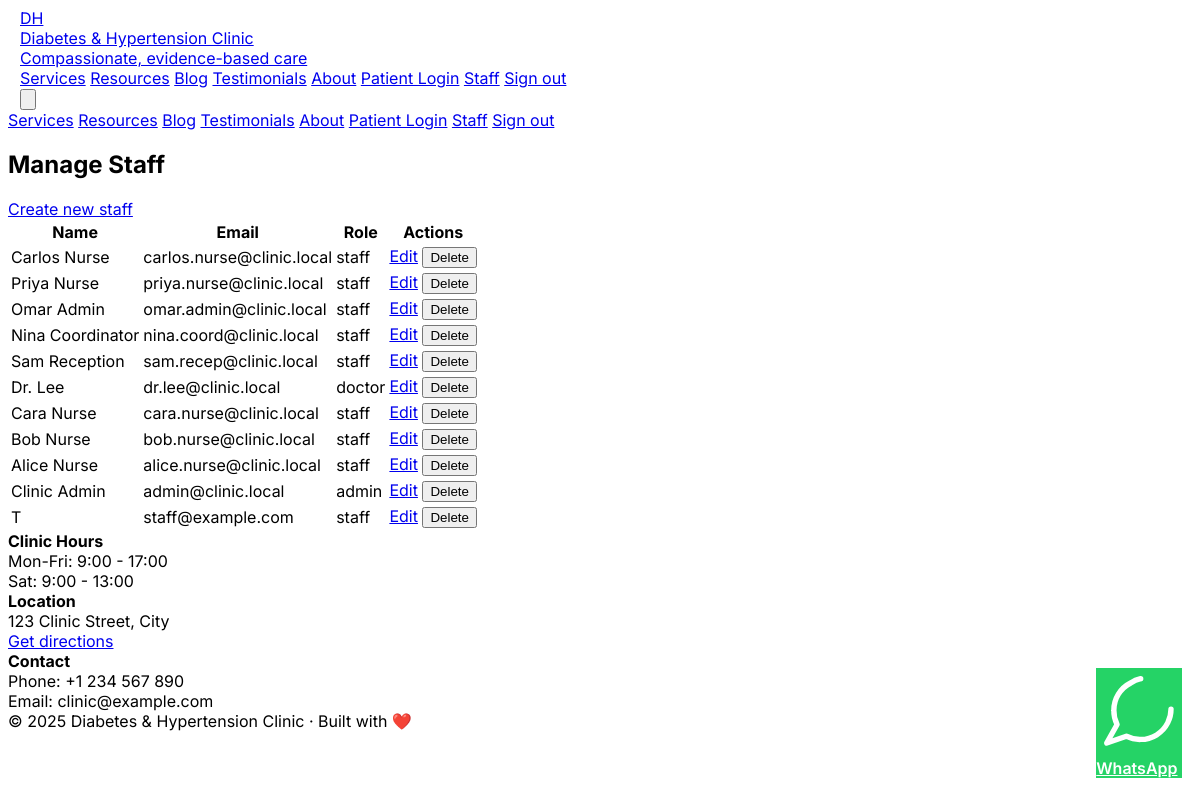
The app's page /admin/staff (signed in) with its own data.
### clinic_website/clinic_app.py (models this page shows)
class Staff(db.Model):
  id = db.Column(db.Integer, primary_key=True)
  name = db.Column(db.String(120))
  email = db.Column(db.String(120), unique=True, nullable=False)
  password_hash = db.Column(db.String(200))
  role = db.Column(db.String(40), default='staff')  # 'staff' or 'doctor' or 'admin'
  created_at = db.Column(db.DateTime, default=datetime.utcnow)

### clinic_website/clinic_app.py (the view)
@app.route('/admin/staff')
@admin_required
def admin_staff():
  staff = Staff.query.order_by(Staff.created_at.desc()).all()
  return render_template('admin_staff.html', staff=staff)

### clinic_website/clinic_app.py (called while the page is built)
@app.context_processor
def inject_common():
  phone = os.environ.get('CLINIC_PHONE', '+1234567890')
  wa_num = os.environ.get('CLINIC_WHATSAPP', phone)
  wa_clean = ''.join([c for c in wa_num if c.isdigit()])
  return {
    'now': datetime.utcnow(),
    'doctor_name': os.environ.get('DOCTOR_NAME', 'Amit Patel, MD'),
    'doctor_bio': os.environ.get('DOCTOR_BIO', 'My mission is to help patients live healthy lives with diabetes and hypertension...'),
    'doctor_title': os.environ.get('DOCTOR_TITLE', 'Endocrinologist & Hypertension Specialist'),
    'clinic_phone': phone,
    'clinic_whatsapp': wa_clean,
    'clinic_email': os.environ.get('CLINIC_EMAIL', 'clinic@example.com')
  }

def admin_required(f):
  @wraps(f)
  def decorated(*args, **kwargs):
    if not (session.get('is_admin') or session.get('staff_role') == 'admin'):
      return redirect(url_for('admin_login'))
    return f(*args, **kwargs)
  return decorated

### clinic_website/templates/admin_staff.html (shortened to what this page needs)
{% extends 'base.html' %}
{% block content %}
  <h2 class="text-2xl font-bold mt-6">Manage Staff</h2>
  <div class="mt-4 bg-white rounded shadow p-4">
    <a href="/admin/new-staff" class="btn">Create new staff</a>
    <table class="w-full mt-4 text-sm">
      <thead>
        <tr class="text-left text-xs text-gray-500"><th>Name</th><th>Email</th><th>Role</th><th>Actions</th></tr>
      </thead>
      <tbody>
        {% for s in staff %}
          <tr class="border-t">
            <td class="py-2">{{ s.name }}</td>
            <td class="py-2">{{ s.email }}</td>
            <td class="py-2">{{ s.role }}</td>
            <td class="py-2">
              <a class="underline" href="{{ url_for('admin_edit_staff', staff_id=s.id) }}">Edit</a>
              <form action="{{ url_for('admin_delete_staff', staff_id=s.id) }}" method="post" style="display:inline">
                <button class="text-red-600 underline ml-2" onclick="return confirm('Delete this staff user?')">Delete</button>
              </form>
            </td>
          </tr>
        {% else %}
          <tr><td colspan="4">No staff users</td></tr>
        {% endfor %}
      </tbody>
    </table>
  </div>
{% endblock %}

### clinic_website/static/css/styles.css (style rules this page uses)
:root { --primary:#0f766e; --accent:#0ea5a3; }
body { font-family:Inter,ui-sans-serif,system-ui,-apple-system,'Segoe UI',Roboto,'Helvetica Neue',Arial }
html { -webkit-font-smoothing:antialiased; -moz-osx-font-smoothing:grayscale }

### records on screen
Staff: name "Carlos Nurse", email "carlos.nurse@clinic.local", role "staff"
Staff: name "Priya Nurse", email "priya.nurse@clinic.local", role "staff"
Staff: name "Omar Admin", email "omar.admin@clinic.local", role "staff"
Staff: name "Nina Coordinator", email "nina.coord@clinic.local", role "staff"
Staff: name "Sam Reception", email "sam.recep@clinic.local", role "staff"
Staff: name "Dr. Lee", email "dr.lee@clinic.local", role "doctor"
Staff: name "Cara Nurse", email "cara.nurse@clinic.local", role "staff"
Staff: name "Bob Nurse", email "bob.nurse@clinic.local", role "staff"
Staff: name "Alice Nurse", email "alice.nurse@clinic.local", role "staff"
Staff: name "Clinic Admin", email "admin@clinic.local", role "admin"
Staff: name "T", email "staff@example.com", role "staff"
